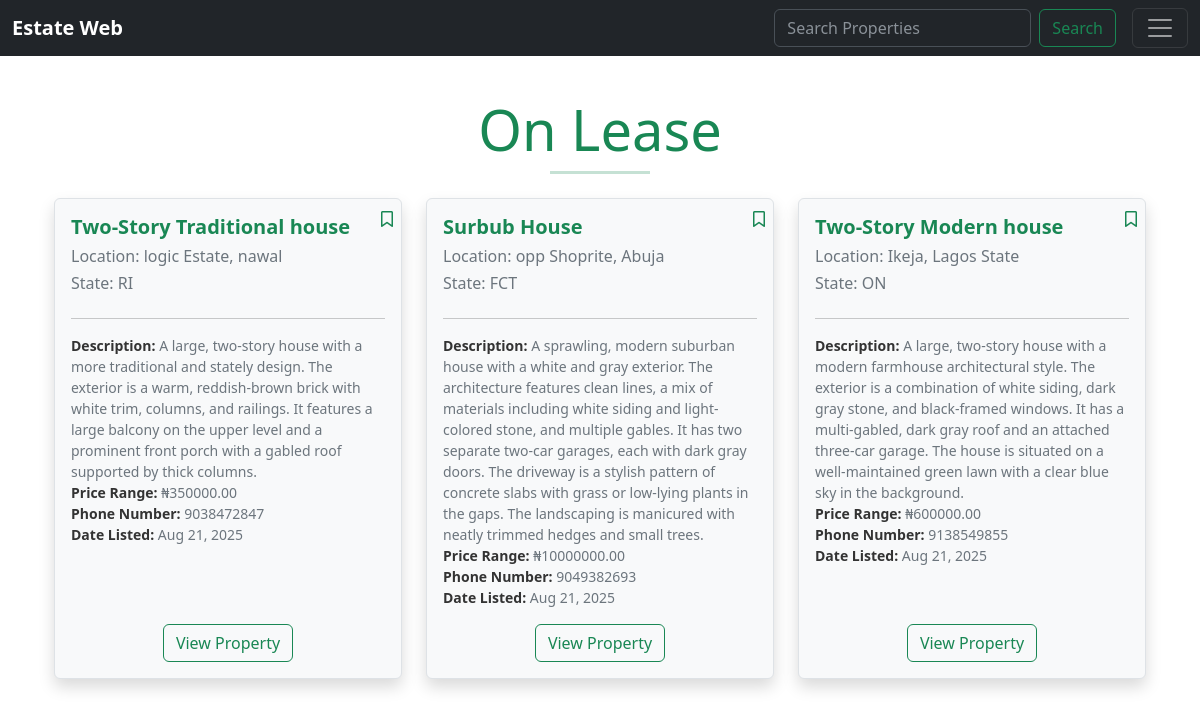
/rent_prop (signed in), run on the app's committed database.
### estate/models.py (models this page shows, shortened)
class PropertyManagementRent(models.Model):
    user_id=models.IntegerField('Landlord', blank=False, default=1)
    owner = models.CharField('Listed By', max_length=120, default="Akinfiresoye")
    summary=models.CharField('Short building tag', max_length=30, default=None)
    description= models.TextField('Description')
    location= models.CharField('Location', max_length=255)
    state= models.CharField(max_length=20,choices=STATES, default='Lagos State')
    phone_number = models.IntegerField('Phone Number')
    price_range = models.DecimalField(max_digits=10, decimal_places=2, null=True, blank=True)
    available=models.BooleanField('Availble', default=True)
    bedrooms = models.IntegerField(default=1, blank=True, null=True)
    bathrooms = models.IntegerField(default=1, blank=True, null=True)
    last_updated = models.DateTimeField(auto_now=True)
    whilist=models.BooleanField('Add to Whilist', default=False)
    base_image= models.ImageField(null=True, blank=True, upload_to="images/rent")
    image1= models.ImageField(null=True, blank=True, upload_to="images/rent")
    image2= models.ImageField(null=True, blank=True, upload_to="images/rent")
    image3= models.ImageField(null=True, blank=True, upload_to="images/rent")
    image4= models.ImageField(null=True, blank=True, upload_to="images/rent")
    image5= models.ImageField(null=True, blank=True, upload_to="images/rent")
    image6= models.ImageField(null=True, blank=True, upload_to="images/rent")
    listed_date=models.DateTimeField(default=datetime.now, blank=True)

### estate/views.py (the view)
# urls.py: path('rent_prop', views.rent_property, name="rent-prop"),
def rent_property(request):
    if request.user.is_authenticated:
        leased_property_list= PropertyManagementRent.objects.order_by('-listed_date').all()
        return render(request, 'estate/rent_property.html', {'leased': leased_property_list})
    else:
        messages.success(request, ('You need to be logged in to accesss this page'))
        return redirect('welcome-page')

### estate/templates/estate/rent_property.html
{% extends 'estate/base.html' %}
{% load static%}
{% block extra_css %}
  <link rel="stylesheet" href="{% static 'estate/css/rent.css' %}">
{% endblock %}
{% block content %}
<br/>
<div class="container">
  <div class="text-center mb-4">
    <h1 class="display-4 text-success">On Lease</h1>
    <hr class="hr-custom">
  </div>
  <div class="row">
    {% for lease in leased %}
      {% if lease.available %}
        <div class="col-md-6 col-lg-4 mb-4">
          <div class="card shadow h-100 d-flex flex-column">
            <div class="card-body d-flex flex-column position-relative">
              <a href="{% url 'toggle-wishlist-rent' lease.id %}" class="position-absolute top-0 end-0 m-2">
                {% if lease.whilist %}
                  <i class="fas fa-bookmark"></i>
                {% else %}
                  <i class="far fa-bookmark"></i>
                {% endif %}
              </a>
              <h5 class="card-title fw-semibold text-success">{{ lease.summary }}</h5>
              <h6 class="text-muted">Location: {{ lease.location }}</h6>
              <h6 class="text-muted">State: {{ lease.state }}</h6>
              <hr>
              <ul class="list-unstyled small text-muted">
                <li><strong>Description:</strong> {{ lease.description }}</li>
                <li><strong>Price Range:</strong> ₦{{ lease.price_range }}</li>
                <li><strong>Phone Number:</strong> {{ lease.phone_number }}</li>
                <li><strong>Date Listed:</strong> {{ lease.listed_date|date:"M d, Y" }}</li>
              </ul>
              <div class="mt-auto text-center">
                <a href="{% url 'view-property-r' property_id=lease.id %}" class="btn btn-outline-success">
                  View Property
                </a>
              </div>
            </div>
          </div>
        </div>
      {% endif %}
    {% endfor %}
  </div>
</div>
{% endblock %}

### estate/static/estate/css/rent.css (style rules this page uses)
:root { --bg-color: #ffffff; --card-bg: #f8f9fa; --text-light: #333333; --text-muted: #6c757d; --green: #198754; --border-color: #dee2e6; --card-shadow: rgba(0,0,0,0.1); }
body { background-color: var(--bg-color); color: var(--text-light); transition: background-color 0.3s ease, color 0.3s ease; }
.card { background-color: var(--card-bg); color: var(--text-light); border: 1px solid var(--border-color); box-shadow: 0 10px 30px var(--card-shadow); transition: transform 0.2s ease, background-color 0.3s ease, color 0.3s ease, border-color 0.3s ease, box-shadow 0.3s ease; }
.text-muted { color: var(--text-muted) !important; transition: color 0.3s ease; }
.btn-outline-success { border-color: var(--green); color: var(--green); transition: background-color 0.3s ease, color 0.3s ease, border-color 0.3s ease; }
.hr-custom { height: 3px; background-color: var(--green); border: none; width: 100px; margin: 0 auto 1rem; transition: background-color 0.3s ease; }
.text-success { color: var(--green) !important; transition: color 0.3s ease; }
.list-unstyled li strong { color: var(--text-light); }
.card-body .position-absolute.top-0.end-0.m-2 { color: var(--green); transition: color 0.3s ease; }

### data on the page
PropertyManagementRent: whilist False (drawn), summary "Two-Story Traditional house", location "logic Estate, nawal", state "RI", description "A large, two-story house with a more traditional and stately design. The exterior is a warm, reddish-brown brick with white trim, columns, and railings. It features a large balcony on the upper level and a prominent front porch with a gabled roof supported by thick columns.", price_range "350000.00", phone_number "9038472847", listed_date "Aug 21, 2025"
PropertyManagementRent: whilist False (drawn), summary "Surbub House", location "opp Shoprite, Abuja", state "FCT", description "A sprawling, modern suburban house with a white and gray exterior. The architecture features clean lines, a mix of materials including white siding and light-colored stone, and multiple gables. It has two separate two-car garages, each with dark gray doors. The driveway is a stylish pattern of concrete slabs with grass or low-lying plants in the gaps. The landscaping is manicured with neatly trimmed hedges and small trees.", price_range "10000000.00", phone_number "9049382693", listed_date "Aug 21, 2025"
PropertyManagementRent: whilist False (drawn), summary "Two-Story Modern house", location "Ikeja, Lagos State", state "ON", description "A large, two-story house with a modern farmhouse architectural style. The exterior is a combination of white siding, dark gray stone, and black-framed windows. It has a multi-gabled, dark gray roof and an attached three-car garage. The house is situated on a well-maintained green lawn with a clear blue sky in the background.", price_range "600000.00", phone_number "9138549855", listed_date "Aug 21, 2025"
